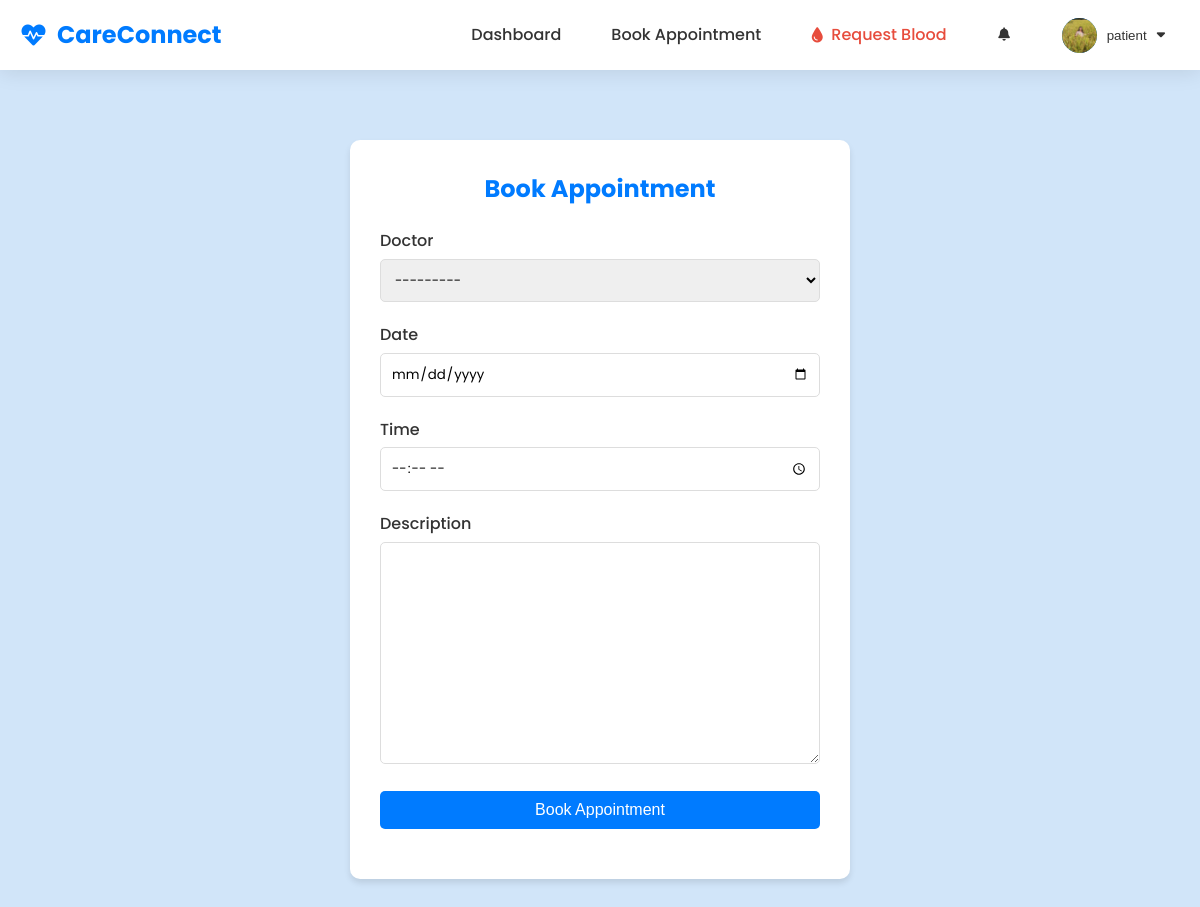
/patient/book-appointment/ (signed in), run on the app's committed database.
### core/models.py (models this page shows, shortened)
class User(AbstractUser):
    is_patient = models.BooleanField(default=False)
    is_doctor = models.BooleanField(default=False)
    groups = models.ManyToManyField(
        'auth.Group',
        verbose_name='groups',
        blank=True,
        help_text='The groups this user belongs to. A user will get all permissions granted to each of their groups.',
        related_name="custom_user_set",
        related_query_name="user",
    )
    user_permissions = models.ManyToManyField(
        'auth.Permission',
        verbose_name='user permissions',
        blank=True,
        help_text='Specific permissions for this user.',
        related_name="custom_user_set",
        related_query_name="user",
    )

### patient/models.py (models this page shows, shortened)
class PatientProfile(models.Model):
    user = models.OneToOneField(settings.AUTH_USER_MODEL, on_delete=models.CASCADE, related_name='patient_profile')
    address = models.TextField()
    phone_number = models.CharField(max_length=15)
    profile_pic = models.ImageField(upload_to='profile_pics/patient/', blank=True, null=True)

### patient/views.py (the view)
# urls.py: path('book-appointment/', views.book_appointment, name='book_appointment'),
@login_required
def book_appointment(request):
    if not request.user.is_patient:
        return redirect('home')
    if request.method == 'POST':
        form = AppointmentForm(request.POST)
        if form.is_valid():
            appointment = form.save(commit=False)
            appointment.patient = request.user
            appointment.save()
            notify_user(
                user=appointment.doctor.user,
                title='New Appointment Request',
                message=f'{request.user.get_full_name()} has requested an appointment on {appointment.date} at {appointment.time}.',
                notification_type='appointment',
                related_object_id=appointment.id,
                link='/doctor/dashboard/'
            )
            messages.success(request, 'Appointment booked successfully!')
            return redirect('patient_dashboard')
    else:
        form = AppointmentForm()
    return render(request, 'patient/book_appointment.html', {'form': form})

### patient/forms.py
class AppointmentForm(forms.ModelForm):
    doctor = forms.ModelChoiceField(queryset=DoctorProfile.objects.filter(status='active'))
    date = forms.DateField(widget=forms.DateInput(attrs={'type': 'date'}))
    time = forms.TimeField(widget=forms.TimeInput(attrs={'type': 'time'}))
    class Meta:
        model = Appointment
        fields = ['doctor', 'date', 'time', 'description']

### doctor/models.py (called while the page is built)
    def __str__(self):
        return f"Dr. {self.user.username} ({self.specialization})"

### templates/patient/book_appointment.html (shortened to what this page needs)
{% extends 'base.html' %}
{% block content %}
<div class="container">
    <div class="form-container">
        <h2 style="text-align: center; margin-bottom: 20px; color: var(--primary-color);">Book Appointment</h2>
        <form method="post">
            {% for field in form %}
            <div class="form-group">
                <label for="{{ field.id_for_label }}">{{ field.label }}</label>
                {{ field }}
            </div>
            {% endfor %}
            <div class="form-group">
                <button type="submit">Book Appointment</button>
            </div>
        </form>
    </div>
</div>
{% endblock %}

### templates/navbar.html (shortened to what this page needs)
<nav class="navbar">
    <div class="container">
        <a href="{% url 'home' %}" class="logo">
            <i class="fas fa-heartbeat"></i> CareConnect
        </a>
        <ul class="nav-links">
            {% if user.is_authenticated %}
            {% if user.is_patient %}
            <li><a href="{% url 'patient_dashboard' %}">Dashboard</a></li>
            <li><a href="{% url 'book_appointment' %}">Book Appointment</a></li>
            <li>
                <a href="{% url 'request_blood' %}" class="blood-bank-link">
                    <i class="fas fa-tint"></i> Request Blood
                </a>
            </li>
            {% elif user.is_doctor %}
            <li><a href="{% url 'doctor_dashboard' %}">Dashboard</a></li>
            {% elif user.is_superuser %}
            <li><a href="{% url 'admin_dashboard' %}">Admin Dashboard</a></li>
            {% endif %}
            <li class="notification-container" id="notificationContainer">
                <button class="notification-trigger" id="notificationTrigger">
                    <i class="fas fa-bell"></i>
                </button>
            </li>
            <li class="user-dropdown">
                <button class="user-trigger" id="userTrigger">
                    <span class="user-avatar">
                        {% if user.patient_profile.profile_pic %}
                        <img src="{{ user.patient_profile.profile_pic.url }}" alt="{{ user.username }}">
                        {% elif user.doctor_profile.profile_pic %}
                        <img src="{{ user.doctor_profile.profile_pic.url }}" alt="{{ user.username }}">
                        {% else %}
                        <i class="fas fa-user"></i>
                        {% endif %}
                    </span>
                    <span class="username">{{ user.username }}</span>
                    <i class="fas fa-caret-down"></i>
                </button>
            </li>
            {% endif %}
        </ul>
    </div>
</nav>

### static/css/style.css (style rules this page uses)
:root { --primary-color: #007bff; --secondary-color: #28a745; --accent-color: #17a2b8; --text-color: #333; --light-bg: #f8f9fa; --dark-bg: #343a40; --white: #ffffff; --shadow: 0 4px 6px rgba(0, 0, 0, 0.1); --transition: all 0.3s ease; --navbar-height: 70px; }
* { margin: 0; padding: 0; box-sizing: border-box; }
body { font-family: 'Poppins', sans-serif; line-height: 1.6; color: var(--text-color); background-color: var(--light-bg); display: flex; flex-direction: column; min-height: 100vh; padding-top: var(--navbar-height); }
.navbar { background-color: var(--white); box-shadow: var(--shadow); position: fixed; top: 0; left: 0; right: 0; z-index: 1000; height: var(--navbar-height); }
.navbar .container { display: flex; justify-content: space-between; align-items: center; max-width: 1200px; margin: 0 auto; padding: 0 20px; height: 100%; }
.container { max-width: 1200px; margin: 0 auto; padding: 0 20px; width: 100%; }
.form-container { max-width: 500px; margin: 30px auto; background: var(--white); padding: 30px; border-radius: 10px; box-shadow: var(--shadow); animation: fadeIn 1s ease-in-out; }
:root { --primary-color: #007bff; --secondary-color: #28a745; --accent-color: #17a2b8; --text-color: #333; --light-bg: #f8f9fa; --dark-bg: #343a40; --white: #ffffff; --shadow: 0 4px 6px rgba(0, 0, 0, 0.1); --transition: all 0.3s ease; }
body { font-family: 'Poppins', sans-serif; line-height: 1.6; color: var(--text-color); background-color: var(--light-bg); display: flex; flex-direction: column; min-height: 100vh; }
a { text-decoration: none; color: inherit; }
ul { list-style: none; }
.navbar { background-color: var(--white); box-shadow: var(--shadow); position: sticky; top: 0; z-index: 1000; }
.navbar .container { display: flex; justify-content: space-between; align-items: center; max-width: 1200px; margin: 0 auto; padding: 0 20px; }
.logo { font-size: 1.5rem; font-weight: 700; color: var(--primary-color); }
.nav-links { display: flex; gap: 20px; }
.nav-links a { font-weight: 500; transition: var(--transition); }
.container { max-width: 1200px; margin: 0 auto; padding: 0 20px; }
.form-container { max-width: 500px; margin: 50px auto; background: var(--white); padding: 30px; border-radius: 10px; box-shadow: var(--shadow); animation: fadeIn 1s ease-in-out; }
.form-group { margin-bottom: 20px; }
.form-group label { display: block; margin-bottom: 5px; font-weight: 500; }
.form-group input, .form-group select, .form-group textarea { width: 100%; padding: 10px; border: 1px solid #ddd; border-radius: 5px; font-family: inherit; }
.form-group button { width: 100%; padding: 10px; background-color: var(--primary-color); color: var(--white); border: none; border-radius: 5px; cursor: pointer; font-size: 1rem; transition: var(--transition); }

### data on the page
User: patient_profile.profile_pic (picture), username "patient"

### other printed values
{{ field.label }} "Doctor" "Date" "Time" "Description"
